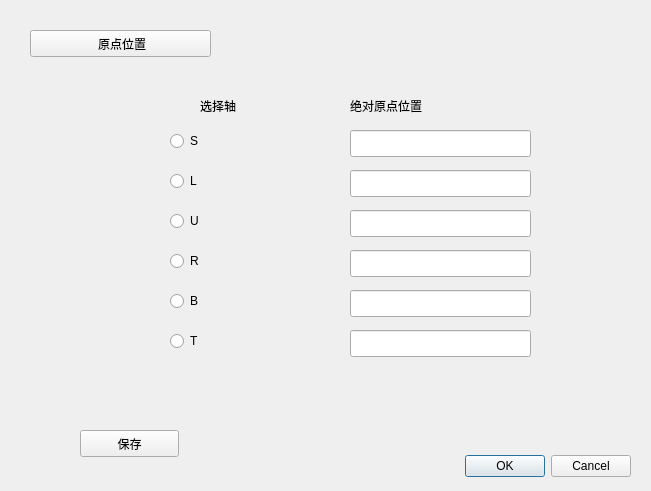
<?xml version="1.0" encoding="UTF-8"?>
<ui version="4.0">
 <class>RobotOriginPointLocation</class>
 <widget class="QDialog" name="RobotOriginPointLocation">
  <property name="geometry">
   <rect>
    <x>0</x>
    <y>0</y>
    <width>651</width>
    <height>491</height>
   </rect>
  </property>
  <property name="windowTitle">
   <string>Dialog</string>
  </property>
  <widget class="QDialogButtonBox" name="buttonBox">
   <property name="geometry">
    <rect>
     <x>450</x>
     <y>450</y>
     <width>181</width>
     <height>32</height>
    </rect>
   </property>
   <property name="orientation">
    <enum>Qt::Horizontal</enum>
   </property>
   <property name="standardButtons">
    <set>QDialogButtonBox::Cancel|QDialogButtonBox::Ok</set>
   </property>
  </widget>
  <widget class="QPushButton" name="pushButton">
   <property name="geometry">
    <rect>
     <x>30</x>
     <y>30</y>
     <width>181</width>
     <height>27</height>
    </rect>
   </property>
   <property name="text">
    <string> 原点位置</string>
   </property>
  </widget>
  <widget class="QRadioButton" name="op_SradioButton">
   <property name="geometry">
    <rect>
     <x>170</x>
     <y>130</y>
     <width>117</width>
     <height>22</height>
    </rect>
   </property>
   <property name="text">
    <string>S</string>
   </property>
  </widget>
  <widget class="QLabel" name="label">
   <property name="geometry">
    <rect>
     <x>200</x>
     <y>90</y>
     <width>101</width>
     <height>31</height>
    </rect>
   </property>
   <property name="text">
    <string>选择轴</string>
   </property>
  </widget>
  <widget class="QLabel" name="label_2">
   <property name="geometry">
    <rect>
     <x>350</x>
     <y>90</y>
     <width>101</width>
     <height>31</height>
    </rect>
   </property>
   <property name="text">
    <string>绝对原点位置</string>
   </property>
  </widget>
  <widget class="QLineEdit" name="op_SlineEdit">
   <property name="geometry">
    <rect>
     <x>350</x>
     <y>130</y>
     <width>181</width>
     <height>27</height>
    </rect>
   </property>
  </widget>
  <widget class="QRadioButton" name="op_LradioButton">
   <property name="geometry">
    <rect>
     <x>170</x>
     <y>170</y>
     <width>117</width>
     <height>22</height>
    </rect>
   </property>
   <property name="text">
    <string>L</string>
   </property>
  </widget>
  <widget class="QLineEdit" name="op_LlineEdit">
   <property name="geometry">
    <rect>
     <x>350</x>
     <y>170</y>
     <width>181</width>
     <height>27</height>
    </rect>
   </property>
  </widget>
  <widget class="QRadioButton" name="op_RradioButton">
   <property name="geometry">
    <rect>
     <x>170</x>
     <y>250</y>
     <width>117</width>
     <height>22</height>
    </rect>
   </property>
   <property name="text">
    <string>R</string>
   </property>
  </widget>
  <widget class="QRadioButton" name="op_UradioButton">
   <property name="geometry">
    <rect>
     <x>170</x>
     <y>210</y>
     <width>117</width>
     <height>22</height>
    </rect>
   </property>
   <property name="text">
    <string>U</string>
   </property>
  </widget>
  <widget class="QLineEdit" name="op_RlineEdit">
   <property name="geometry">
    <rect>
     <x>350</x>
     <y>250</y>
     <width>181</width>
     <height>27</height>
    </rect>
   </property>
  </widget>
  <widget class="QLineEdit" name="op_UlineEdit">
   <property name="geometry">
    <rect>
     <x>350</x>
     <y>210</y>
     <width>181</width>
     <height>27</height>
    </rect>
   </property>
  </widget>
  <widget class="QRadioButton" name="op_TradioButton">
   <property name="geometry">
    <rect>
     <x>170</x>
     <y>330</y>
     <width>117</width>
     <height>22</height>
    </rect>
   </property>
   <property name="text">
    <string>T</string>
   </property>
  </widget>
  <widget class="QRadioButton" name="op_BradioButton">
   <property name="geometry">
    <rect>
     <x>170</x>
     <y>290</y>
     <width>117</width>
     <height>22</height>
    </rect>
   </property>
   <property name="text">
    <string>B</string>
   </property>
  </widget>
  <widget class="QLineEdit" name="op_TlineEdit">
   <property name="geometry">
    <rect>
     <x>350</x>
     <y>330</y>
     <width>181</width>
     <height>27</height>
    </rect>
   </property>
  </widget>
  <widget class="QLineEdit" name="op_BlineEdit">
   <property name="geometry">
    <rect>
     <x>350</x>
     <y>290</y>
     <width>181</width>
     <height>27</height>
    </rect>
   </property>
  </widget>
  <widget class="QPushButton" name="op_savepushButton">
   <property name="geometry">
    <rect>
     <x>80</x>
     <y>430</y>
     <width>99</width>
     <height>27</height>
    </rect>
   </property>
   <property name="text">
    <string>保存</string>
   </property>
  </widget>
 </widget>
 <resources/>
 <connections>
  <connection>
   <sender>buttonBox</sender>
   <signal>accepted()</signal>
   <receiver>RobotOriginPointLocation</receiver>
   <slot>accept()</slot>
   <hints>
    <hint type="sourcelabel">
     <x>248</x>
     <y>254</y>
    </hint>
    <hint type="destinationlabel">
     <x>157</x>
     <y>274</y>
    </hint>
   </hints>
  </connection>
  <connection>
   <sender>buttonBox</sender>
   <signal>rejected()</signal>
   <receiver>RobotOriginPointLocation</receiver>
   <slot>reject()</slot>
   <hints>
    <hint type="sourcelabel">
     <x>316</x>
     <y>260</y>
    </hint>
    <hint type="destinationlabel">
     <x>286</x>
     <y>274</y>
    </hint>
   </hints>
  </connection>
 </connections>
</ui>
